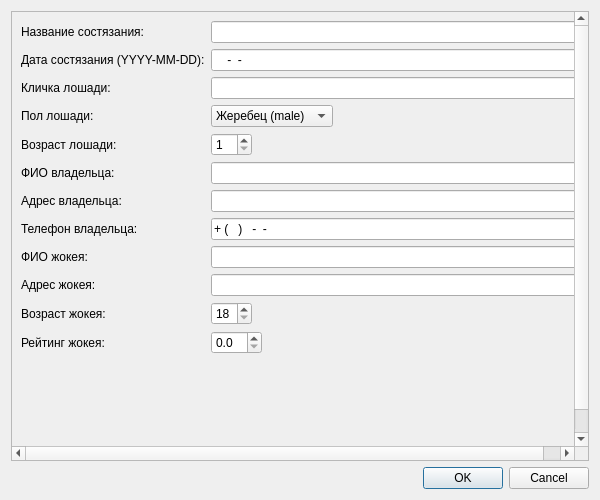
<?xml version="1.0" encoding="UTF-8"?>
<ui version="4.0">
 <class>AddDialog</class>
 <widget class="QDialog" name="AddDialog">
  <property name="geometry">
   <rect>
    <x>0</x>
    <y>0</y>
    <width>600</width>
    <height>500</height>
   </rect>
  </property>
  <property name="windowTitle">
   <string>Добавить участника состязания</string>
  </property>
  <layout class="QVBoxLayout" name="verticalLayout">
   <item>
    <widget class="QScrollArea" name="scrollArea">
     <property name="widgetResizable">
      <bool>true</bool>
     </property>
     <widget class="QWidget" name="scrollAreaWidgetContents">
      <property name="minimumSize">
       <size>
        <width>580</width>
        <height>460</height>
       </size>
      </property>
      <layout class="QFormLayout" name="formLayout">
       <property name="fieldGrowthPolicy">
        <enum>QFormLayout::ExpandingFieldsGrow</enum>
       </property>

       <item row="0" column="0">
        <widget class="QLabel" name="labelCompetitionName">
         <property name="text"><string>Название состязания:</string></property>
        </widget>
       </item>
       <item row="0" column="1">
        <widget class="QLineEdit" name="competitionNameEdit"/>
       </item>

       <item row="1" column="0">
        <widget class="QLabel" name="labelDate">
         <property name="text"><string>Дата состязания (YYYY-MM-DD):</string></property>
        </widget>
       </item>
       <item row="1" column="1">
        <widget class="QLineEdit" name="dateEdit">
         <property name="inputMask"><string>0000-00-00</string></property>
        </widget>
       </item>

       <item row="2" column="0">
        <widget class="QLabel" name="labelHorseName">
         <property name="text"><string>Кличка лошади:</string></property>
        </widget>
       </item>
       <item row="2" column="1">
        <widget class="QLineEdit" name="horseNameEdit"/>
       </item>

       <item row="3" column="0">
        <widget class="QLabel" name="labelHorseSex">
         <property name="text"><string>Пол лошади:</string></property>
        </widget>
       </item>
       <item row="3" column="1">
        <widget class="QComboBox" name="horseSexCombo">
         <item><property name="text"><string>Жеребец (male)</string></property></item>
         <item><property name="text"><string>Кобыла (female)</string></property></item>
        </widget>
       </item>

       <item row="4" column="0">
        <widget class="QLabel" name="labelHorseAge">
         <property name="text"><string>Возраст лошади:</string></property>
        </widget>
       </item>
       <item row="4" column="1">
        <widget class="QSpinBox" name="horseAgeEdit">
         <property name="minimum"><number>1</number></property>
         <property name="maximum"><number>30</number></property>
        </widget>
       </item>

       <item row="5" column="0">
        <widget class="QLabel" name="labelOwnerFio">
         <property name="text"><string>ФИО владельца:</string></property>
        </widget>
       </item>
       <item row="5" column="1">
        <widget class="QLineEdit" name="ownerFioEdit"/>
       </item>

       <item row="6" column="0">
        <widget class="QLabel" name="labelOwnerAddress">
         <property name="text"><string>Адрес владельца:</string></property>
        </widget>
       </item>
       <item row="6" column="1">
        <widget class="QLineEdit" name="ownerAddressEdit"/>
       </item>

       <item row="7" column="0">
        <widget class="QLabel" name="labelOwnerPhone">
         <property name="text"><string>Телефон владельца:</string></property>
        </widget>
       </item>
       <item row="7" column="1">
        <widget class="QLineEdit" name="ownerPhoneEdit">
         <property name="inputMask"><string>+0(000)000-00-00</string></property>
        </widget>
       </item>

       <item row="8" column="0">
        <widget class="QLabel" name="labelJockeyFio">
         <property name="text"><string>ФИО жокея:</string></property>
        </widget>
       </item>
       <item row="8" column="1">
        <widget class="QLineEdit" name="jockeyFioEdit"/>
       </item>

       <item row="9" column="0">
        <widget class="QLabel" name="labelJockeyAddress">
         <property name="text"><string>Адрес жокея:</string></property>
        </widget>
       </item>
       <item row="9" column="1">
        <widget class="QLineEdit" name="jockeyAddressEdit"/>
       </item>

       <item row="10" column="0">
        <widget class="QLabel" name="labelJockeyAge">
         <property name="text"><string>Возраст жокея:</string></property>
        </widget>
       </item>
       <item row="10" column="1">
        <widget class="QSpinBox" name="jockeyAgeEdit">
         <property name="minimum"><number>18</number></property>
         <property name="maximum"><number>60</number></property>
        </widget>
       </item>

       <item row="11" column="0">
        <widget class="QLabel" name="labelJockeyRating">
         <property name="text"><string>Рейтинг жокея:</string></property>
        </widget>
       </item>
       <item row="11" column="1">
        <widget class="QDoubleSpinBox" name="jockeyRatingEdit">
         <property name="decimals"><number>1</number></property>
         <property name="minimum"><double>0.0</double></property>
         <property name="maximum"><double>10.0</double></property>
         <property name="singleStep"><double>0.1</double></property>
        </widget>
       </item>

      </layout>
     </widget>
    </widget>
   </item>
   <item>
    <widget class="QDialogButtonBox" name="buttonBox">
     <property name="orientation"><enum>Qt::Horizontal</enum></property>
     <property name="standardButtons">
      <set>QDialogButtonBox::Ok|QDialogButtonBox::Cancel</set>
     </property>
    </widget>
   </item>
  </layout>
 </widget>
 <resources/>
 <connections>
  <connection>
   <sender>buttonBox</sender>
   <signal>accepted()</signal>
   <receiver>AddDialog</receiver>
   <slot>accept()</slot>
  </connection>
  <connection>
   <sender>buttonBox</sender>
   <signal>rejected()</signal>
   <receiver>AddDialog</receiver>
   <slot>reject()</slot>
  </connection>
 </connections>
</ui>
